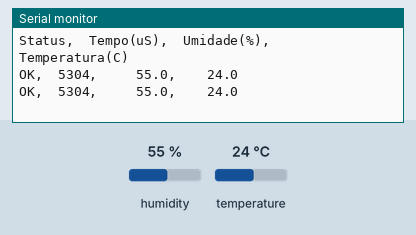
Simulated run of this sketch. Board: Arduino Uno, built with avr-gcc and run on an emulated ATmega328P. Parts: the last lines printed to the serial monitor. The test bench sets the inputs (shaded band); at power-on: humidity 55 %, temperature 24 °C.

Above: at 4.8 s.
4.9 s: humidity set to 22 %
At 7.3 s:
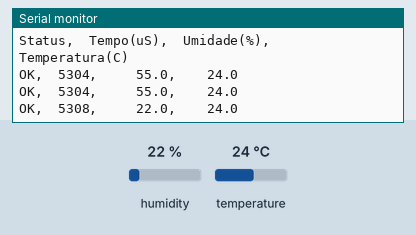
7.9 s: temperature set to 12 °C
At 9.0 s:
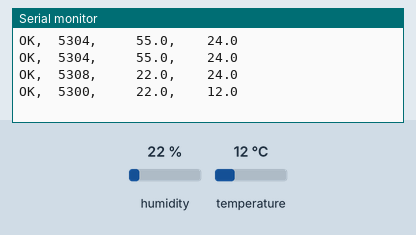
10.9 s: humidity set to 40 %
At 12.6 s:
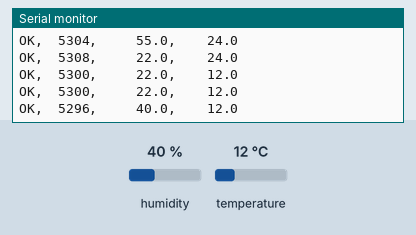
Timing chart, 0 to 14.1 s (numbered marks = the images above; inputs shaded):
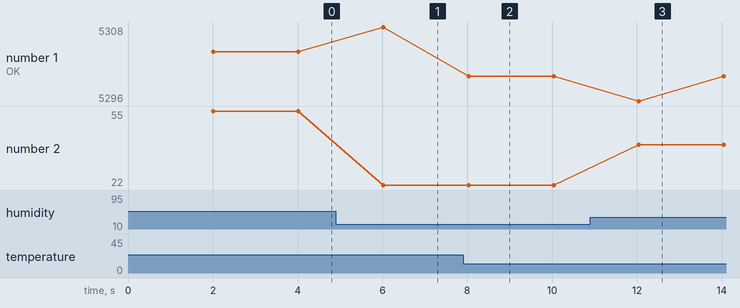

The sketch:

sensorTemperatura.ino
```cpp
#include <dht.h>

#define pinSensor 7
#define intervalo 2000

unsigned long delayIntervalo;
dht sensorDHT;

void setup(){
    Serial.begin(9600);
    Serial.println("Status,\tTempo(uS),\tUmidade(%),\tTemperatura(C)");
}

void loop(){
    if ((millis() - delayIntervalo) > intervalo) {
        unsigned long start = micros();
        int chk = sensorDHT.read22(pinSensor);
        unsigned long stop = micros();
        switch (chk){
            case DHTLIB_OK:
                Serial.print("OK,\t");
                break;
            case DHTLIB_ERROR_CHECKSUM:
                Serial.print("Checksum error,\t");
                break;
            case DHTLIB_ERROR_TIMEOUT:
                Serial.print("Time out error,\t");
                break;
            case DHTLIB_ERROR_CONNECT:
                Serial.print("Connect error,\t");
                break;
            case DHTLIB_ERROR_ACK_L:
                Serial.print("Ack Low error,\t");
                break;
            case DHTLIB_ERROR_ACK_H:
                Serial.print("Ack High error,\t");
                break;
            default:
                Serial.print("Unknown error,\t");
                break;
            }
        Serial.print(stop - start);
        Serial.print(", \t\t");
        Serial.print(sensorDHT.humidity, 1);
        Serial.print(",\t\t");
        Serial.println(sensorDHT.temperature, 1);

        delayIntervalo = millis();
    };
}
```

Measured:
- after the input at 4.9 s, the serial monitor: prints a new line after 1.1 s (image 1)
- after the input at 7.9 s, the serial monitor: prints a new line after 0.13 s (image 2)
- after the input at 10.9 s, the serial monitor: prints a new line after 1.1 s (image 3)
- plotted number 1: 5304 → 5308 after the input at 4.9 s, 5308 → 5300 after the input at 7.9 s
- plotted number 2: 55 → 22 after the input at 4.9 s, 22 → 40 after the input at 10.9 s
